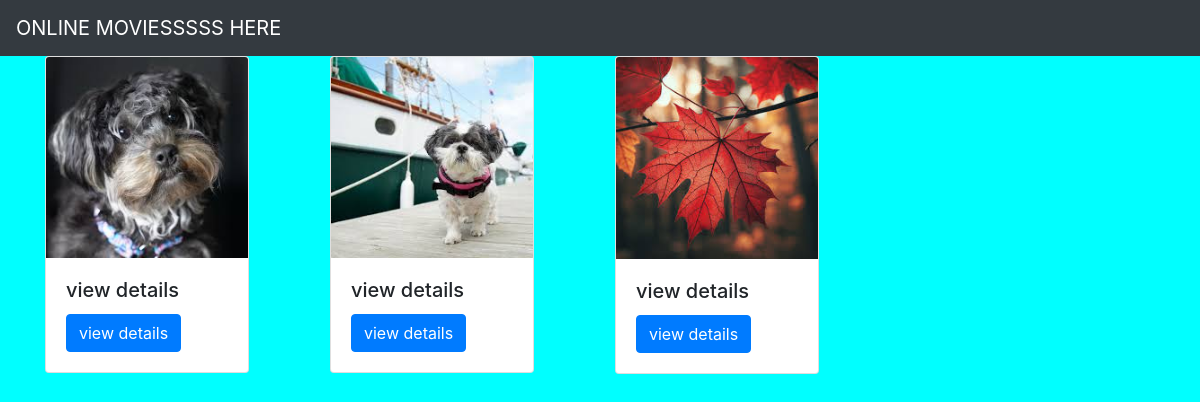
The app's page /new with its own data.
### newapp/models.py (models this page shows)
class MovieInfo(models.Model):
    title = models.CharField(max_length=40)
    desc= models.TextField()
    year=models.IntegerField()
    img=models.ImageField(upload_to='gallary')

### newapp/views.py (the view)
# urls.py: path('new',views.new,name='new'),
def new(request):
    movie=MovieInfo.objects.all()
    cotext={
        'movie_list':movie
    }
    return render(request,'new.html',cotext)

### templates/new.html
    {% extends 'base.html' %}
    {% block body %}
    <div class="container ">
        <div class="row">
            {% for i in movie_list %}
            <div class="col-md-3   ">
                <div class="card" style="width:80%" height="100%">
                    <img src="{{i.img.url}}" class="card-img-top" alt="...">
                    <div class="card-body">
                      <h5 class="card-title">{{i.title}}</h5>
                      <a href="{% url 'detail' i.id %}" class="btn btn-primary">{{i.title}}</a>
                    </div>
                  </div>
            </div>
            {% endfor %}
        </div>
    </div>
    {% endblock %}

### templates/base.html (shortened to what this page needs)
{% load static %}
<!DOCTYPE html>
<html lang="en">
<head>
    <link rel="stylesheet" href="https://cdn.jsdelivr.net/npm/bootstrap@4.6.2/dist/css/bootstrap.min.css">
    <link rel="stylesheet" href="{% static 'styles.css' %}">
</head>
<body>
    <nav class="navbar navbar-dark  bg-dark ">
      <a class="navbar-brand" href="#">
         ONLINE MOVIESSSSS HERE
      </a>
    </nav>
    {% block body %}
    {% endblock %}
</body>
</html>

### newapp/static/styles.css (style rules this page uses)
body { background-color: aqua; }

### records on screen
MovieInfo: img (picture), title "view details"
MovieInfo: img (picture), title "view details"
MovieInfo: img (picture), title "view details"
